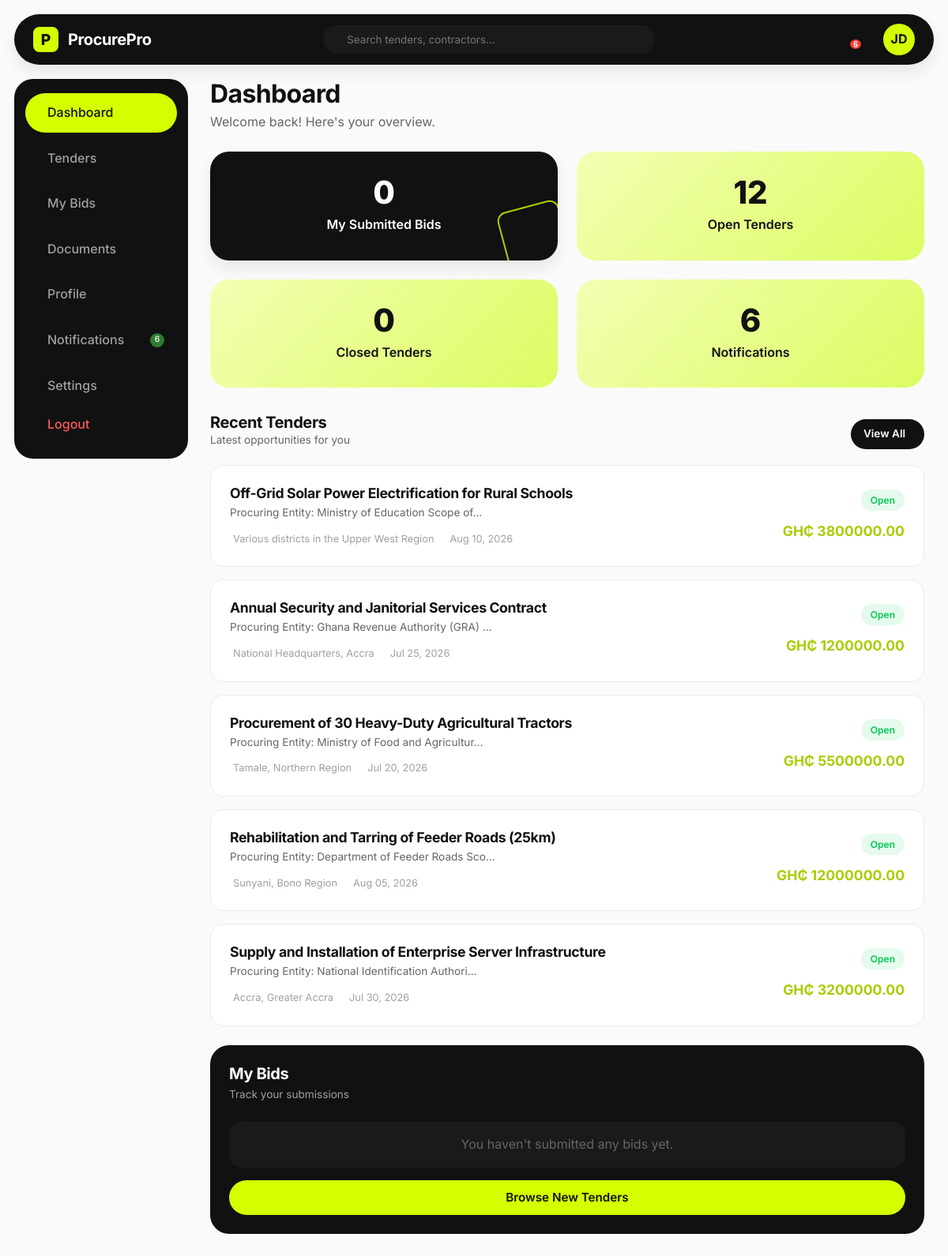
The page /dashboard/ (signed in) on the database its author committed.
### procurement/models.py (models this page shows, shortened)
class Tender(models.Model):
    class Status(models.TextChoices):
        OPEN = 'OPEN', _('Open')
        CLOSED = 'CLOSED', _('Closed')
        DRAFT = 'DRAFT', _('Draft')
    class Category(models.TextChoices):
        CONSTRUCTION = 'CONSTRUCTION', _('Construction')
        INFRASTRUCTURE = 'INFRASTRUCTURE', _('Infrastructure')
        ELECTRICAL = 'ELECTRICAL', _('Electrical/Energy')
        PLUMBING = 'PLUMBING', _('Plumbing')
        OTHER = 'OTHER', _('Other')
    admin = models.ForeignKey(AdminProfile, on_delete=models.SET_NULL, null=True, related_name='tenders_posted')
    title = models.CharField(max_length=255)
    description = models.TextField()
    location = models.CharField(max_length=255)
    budget_min = models.DecimalField(max_length=15, decimal_places=2, max_digits=15, null=True, blank=True)
    budget_max = models.DecimalField(max_length=15, decimal_places=2, max_digits=15, null=True, blank=True)
    category = models.CharField(max_length=50, choices=Category.choices)
    deadline = models.DateTimeField()
    status = models.CharField(max_length=20, choices=Status.choices, default=Status.DRAFT)
    created_at = models.DateTimeField(auto_now_add=True)
    updated_at = models.DateTimeField(auto_now=True)

### procurement/views.py (the view)
# urls.py: path('dashboard/', views.dashboard_view, name='dashboard'),
@login_required
def dashboard_view(request):
    if not request.user.is_contractor():
        return redirect_non_contractor_user(request)
    try:
        contractor = request.user.contractor_profile
        my_bids = contractor.bids.all().order_by('-submitted_at')[:5]
        my_bids_count = contractor.bids.count()
    except ContractorProfile.DoesNotExist:
        my_bids = []
        my_bids_count = 0
    open_tenders = Tender.objects.filter(status=Tender.Status.OPEN).order_by('-created_at')[:5]
    open_tenders_count = Tender.objects.filter(status=Tender.Status.OPEN).count()
    closed_tenders_count = Tender.objects.filter(status=Tender.Status.CLOSED).count()
    notifications_count = request.user.notifications.filter(is_read=False).count()
    context = {
        'my_bids': my_bids,
        'open_tenders': open_tenders,
        'stats': {
            'my_bids': my_bids_count,
            'open_tenders': open_tenders_count,
            'closed_tenders': closed_tenders_count,
            'notifications': notifications_count,
        }
    }
    return render(request, 'procurement/dashboard.html', context)

### procurement/models.py (called while the page is built)
    def is_admin(self):
        return self.role == self.Role.ADMIN and (self.is_staff or self.is_superuser)

    def is_contractor(self):
        return self.role == self.Role.CONTRACTOR

### templates/procurement/dashboard.html (shortened to what this page needs)
{% load static %}
<!DOCTYPE html>
<html lang="en">
<head>
    <link rel="stylesheet" href="{% static 'css/styles.css' %}">
</head>
<body class="dashboard-body">
    <header class="dash-top-nav">
        <a href="{% url 'home' %}" class="dash-logo" style="color: inherit; text-decoration: none;">
            <div class="logo-icon">P</div>
            <span class="logo-text">ProcurePro</span>
        </a>
        <div class="dash-search">
            <input type="text" placeholder="Search tenders, contractors...">
        </div>
        <div class="dash-user-actions">
            {% include 'notif_fragment.html' %}
            <a href="{% url 'settings' %}" class="user-avatar" style="text-decoration: none; display: flex; align-items: center; justify-content: center;">JD</a>
        </div>
    </header>
    <div class="dash-layout">
        <aside class="dash-sidebar">
            <nav class="dash-nav">
                <a href="{% url 'dashboard' %}" class="dash-nav-item active">
                    <span>Dashboard</span>
                </a>
                <a href="{% url 'tenders' %}" class="dash-nav-item">
                    <span>Tenders</span>
                </a>
                <a href="{% url 'my_bids' %}" class="dash-nav-item">
                    <span>My Bids</span>
                </a>
                <a href="#" class="dash-nav-item">
                    <span>Documents</span>
                </a>
                <a href="{% url 'settings' %}" class="dash-nav-item">
                    <span>Profile</span>
                </a>
                <a href="#" class="dash-nav-item sidebar-notif-trigger">
                    <span>Notifications</span>
                    {% if unread_notifications_count > 0 %}
                    <span style="background: #2E7D32; color: white; border-radius: 50%; width: 18px; height: 18px; font-size: 0.65rem; display: flex; align-items: center; justify-content: center; margin-left: auto;">{{ unread_notifications_count }}</span>
                    {% endif %}
                </a>
                <a href="{% url 'settings' %}" class="dash-nav-item">
                    <span>Settings</span>
                </a>
            </nav>
            <a href="{% url 'logout' %}" class="dash-nav-item logout">
                <span>Logout</span>
            </a>
        </aside>
        <main class="dash-main">
            <div class="dash-header">
                <h1>Dashboard</h1>
                <p>Welcome back! Here's your overview.</p>
            </div>
            <div class="dash-stats">
                <div class="stat-card stat-dark">
                    <div class="stat-value">{{ stats.my_bids }}</div>
                    <div class="stat-label">My Submitted Bids</div>
                    <div class="stat-decor"></div>
                </div>
                <div class="stat-card stat-light">
                    <div class="stat-value">{{ stats.open_tenders }}</div>
                    <div class="stat-label">Open Tenders</div>
                </div>
                <div class="stat-card stat-light">
                    <div class="stat-value">{{ stats.closed_tenders }}</div>
                    <div class="stat-label">Closed Tenders</div>
                </div>
                <div class="stat-card stat-light">
                    <div class="stat-value">{{ stats.notifications }}</div>
                    <div class="stat-label">Notifications</div>
                </div>
            </div>
            <div class="dash-content-grid">
                <div class="dash-recent-tenders">
                    <div class="section-header-dash">
                        <div>
                            <h2>Recent Tenders</h2>
                            <p>Latest opportunities for you</p>
                        </div>
                        <a href="{% url 'tenders' %}" class="btn btn-dark btn-sm">View All </a>
                    </div>
                    <div class="tender-list">
                        {% for tender in open_tenders %}
                        <a href="{% url 'project_details' pk=tender.pk %}" class="tender-list-item" style="text-decoration: none; display: flex; justify-content: space-between; align-items: center; width: 100%;">
                            <div class="tender-info">
                                <h3>{{ tender.title }}</h3>
                                <p>{{ tender.description|truncatechars:50 }}</p>
                                <div class="tender-meta-dash">
                                    <span> {{ tender.location }}</span>
                                    <span> {{ tender.deadline|date:"M d, Y" }}</span>
                                </div>
                            </div>
                            <div class="tender-action">
                                <span class="badge-outline badge-outline-green">Open</span>
                                <div class="tender-price">GH₵ {{ tender.budget_max|default:"TBD" }}</div>
                            </div>
                        </a>
                        {% empty %}
                        <div class="tender-list-item" style="justify-content: center; color: var(--text-muted);">
                            No recent tenders available.
                        </div>
                        {% endfor %}
                    </div>
                </div>
                <div class="dash-widget-sidebar">
                    <div class="widget-card dark-widget">
                        <div class="widget-header">
                            <div>
                                <h3>My Bids</h3>
                                <p>Track your submissions</p>
                            </div>
                        </div>
                        <div class="widget-list">
                            {% for bid in my_bids %}
                            <div class="widget-item">
                                <div class="widget-item-info">
                                    <h4>{{ bid.tender.title|truncatechars:30 }}</h4>
                                    <div class="widget-item-price">GH₵{{ bid.amount }}</div>
                                    <div class="widget-item-date">Submitted {{ bid.submitted_at|date:"n/j/Y" }}</div>
                                </div>
                                <span class="badge-outline badge-outline-{% if bid.status == 'ACCEPTED' %}green{% elif bid.status == 'REJECTED' %}red{% else %}yellow{% endif %}">{{ bid.get_status_display }}</span>
                            </div>
                            {% empty %}
                            <div class="widget-item" style="justify-content: center; color: var(--text-muted); border: none;">
                                You haven't submitted any bids yet.
                            </div>
                            {% endfor %}
                        </div>
                        <a href="{% url 'tenders' %}" class="btn btn-primary btn-full mt-4">Browse New Tenders</a>
                    </div>
                </div>
            </div>
        </main>
    </div>
</body>
</html>

### rows shown on the page
Tender: title "Off-Grid Solar Power Electrification for Rural Schools", description "Procuring Entity: Ministry of Education Scope of…", location "Various districts in the Upper West Region", deadline "Aug 10, 2026", budget_max "3800000.00"
Tender: title "Annual Security and Janitorial Services Contract", description "Procuring Entity: Ghana Revenue Authority (GRA) …", location "National Headquarters, Accra", deadline "Jul 25, 2026", budget_max "1200000.00"
Tender: title "Procurement of 30 Heavy-Duty Agricultural Tractors", description "Procuring Entity: Ministry of Food and Agricultur…", location "Tamale, Northern Region", deadline "Jul 20, 2026", budget_max "5500000.00"
Tender: title "Rehabilitation and Tarring of Feeder Roads (25km)", description "Procuring Entity: Department of Feeder Roads Sco…", location "Sunyani, Bono Region", deadline "Aug 05, 2026", budget_max "12000000.00"
Tender: title "Supply and Installation of Enterprise Server Infrastructure", description "Procuring Entity: National Identification Authori…", location "Accra, Greater Accra", deadline "Jul 30, 2026", budget_max "3200000.00"

### other values the page prints
{{ unread_notifications_count }} "6"
{{ stats.my_bids }} "0"
{{ stats.open_tenders }} "12"
{{ stats.closed_tenders }} "0"
{{ stats.notifications }} "6"
